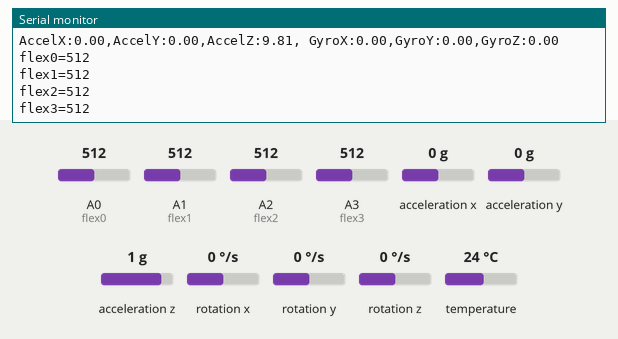
Bench run of a sketch on a simulated Arduino Uno, built with avr-gcc and run on an emulated ATmega328P. Shown: the last lines printed to the serial monitor. The test bench sets the inputs (shaded band); at power-on: A1 (flex1) = 512, A0 (flex0) = 512, A2 (flex2) = 512, A3 (flex3) = 512, acceleration x 0 g, acceleration y 0 g, acceleration z 1 g, rotation x 0 °/s, rotation y 0 °/s, rotation z 0 °/s, temperature 24 °C.

Above: at 5.1 s.
5.2 s: A1 (flex1) set to 44
At 6.5 s:
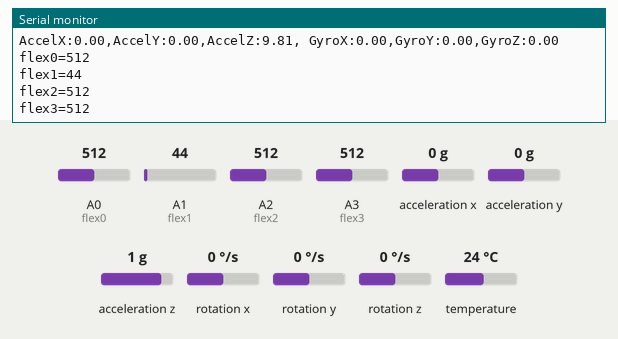
7.7 s: A1 (flex1) set to 36
At 9.56 s:
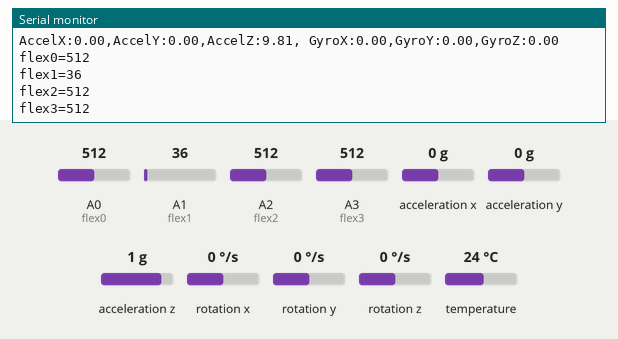
Timing chart, 0 to 11.1 s (numbered marks = the images above; inputs shaded):
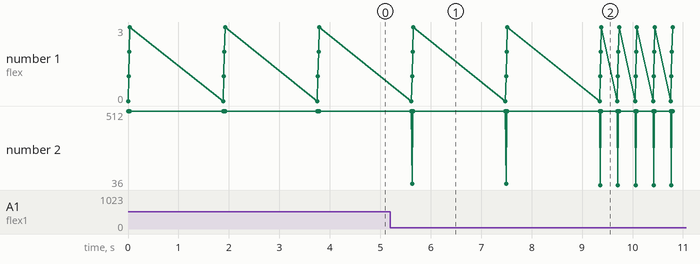

The sketch:

gestureVocalizer.ino
```cpp
#include <SoftwareSerial.h>
#include <Adafruit_MPU6050.h>
#include <Adafruit_Sensor.h>
#include <Wire.h>


SoftwareSerial BTserial(10, 11); // RX | TX
Adafruit_MPU6050 mpu;


int flex0 = A0;
int flex1 = A1;
int flex2 = A2;
int flex3 = A3; // flex sensor is connected with analog pin A0
int res0 = 0;
int res1 = 0;
int res2 = 0;
int res3 = 0;
int flag =1;

void setup()
{
  Serial.begin(9600);
  pinMode(flex0, INPUT);
  pinMode(flex1, INPUT);
  pinMode(flex2, INPUT);
  pinMode(flex3, INPUT);
  BTserial.begin(9600);


  mpu.setHighPassFilter(MPU6050_HIGHPASS_0_63_HZ);
  mpu.setMotionDetectionThreshold(1);
  mpu.setMotionDetectionDuration(20);
  mpu.setInterruptPinLatch(true);
  mpu.setInterruptPinPolarity(true);
  mpu.setMotionInterrupt(true);

}

void loop()
{


  res0 = analogRead(flex0);
  Serial.print("flex0=");
  Serial.println(res0);


  res1 = analogRead(flex1);
  Serial.print("flex1=");
  Serial.println(res1);

    res2 = analogRead(flex2);
    Serial.print("flex2=");
  Serial.println(res2);

  res3 = analogRead(flex3);
  Serial.print("flex3=");
  Serial.println(res3);


 if((res0<=50)&&(res1<50)&&(res2<50)&&(res3<50)&&(flag==1)){
   BTserial.println("Welcome Advitya 2022");
  delay(1500);
  flag=0;
   }

 else if((res0<40)&&(res1<40)&&(res2<40)&&(res3>30)){
   BTserial.println("");
  delay(1500);
  flag=1;
  }

else if((res0<20)&&(res1<40)&&(res2>40)&&(res3<40)){
   BTserial.println("You are beautiful");
  delay(1500);
  }


    else if((res0<40)&&(res1<40)&&(res2>30)&&(res3>30)){
   BTserial.println("Call police");
  delay(1500);
  flag=1;
  }
   else if((res0<40)&&(res1>40)&&(res2<30)&&(res3<30)){
   BTserial.println("God Bless you");
  delay(1500);
  flag=1;
  }

  else if((res0<30)&&(res1>30)&&(res2>30)&&(res3<50)){
   BTserial.println("This is a gesture vocalizer.");
  delay(1500);
  flag=1;
   }

  else if((res0<50)&&(res1>30)&&(res2>30)&&(res3>30)){
   BTserial.println("I have a doubt");
  delay(1500);
  flag=1;
  }


  else if((res0>30)&&(res1<50)&&(res2<50)&&(res3<50)){
   BTserial.println("Have a nice day!");
  delay(1500);
  flag=1;
   }

   else if((res0>30)&&(res1<50)&&(res2<50)&&(res3>50)){
   BTserial.println("I am hungry!");
  delay(1500);
  flag=1;
   }

   else if((res0>30)&&(res1>50)&&(res2<50)&&(res3<50)){
   BTserial.println("Good Afternoon, Madam");
  delay(1500);
  flag=1;
   }

    else if((res0>50)&&(res1>50)&&(res2>50)&&(res3<50)){
   BTserial.println("I need to pee");
  delay(1500);
  flag=1;
  }


   else if((res0<40)&&(res1<40)&&(res2>50)&&(res3>50)){
   BTserial.println("Very Good");
  delay(1500);
   }

else if((res0>40)&&(res1>40)&&(res2>50)&&(res3>50)){
   BTserial.println("Help me!");
  delay(1500);
   }

  delay(300);

  if(mpu.getMotionInterruptStatus()) {
    /* Get new sensor events with the readings */
    sensors_event_t a, g, temp;
    mpu.getEvent(&a, &g, &temp);

    /* Print out the values */
    Serial.print("AccelX:");
    Serial.print(a.acceleration.x);
    Serial.print(",");
    Serial.print("AccelY:");
    Serial.print(a.acceleration.y);
    Serial.print(",");
    Serial.print("AccelZ:");
    Serial.print(a.acceleration.z);
    Serial.print(", ");
    Serial.print("GyroX:");
    Serial.print(g.gyro.x);
    Serial.print(",");
    Serial.print("GyroY:");
    Serial.print(g.gyro.y);
    Serial.print(",");
    Serial.print("GyroZ:");
    Serial.print(g.gyro.z);
    Serial.println("");
  }

  delay(10);
}
```

Measured:
- after the input at 5.2 s, the serial monitor: prints a new line after 0.43 s (image 1)
- after the input at 7.7 s, the serial monitor: prints a new line after 1.7 s (image 2)
